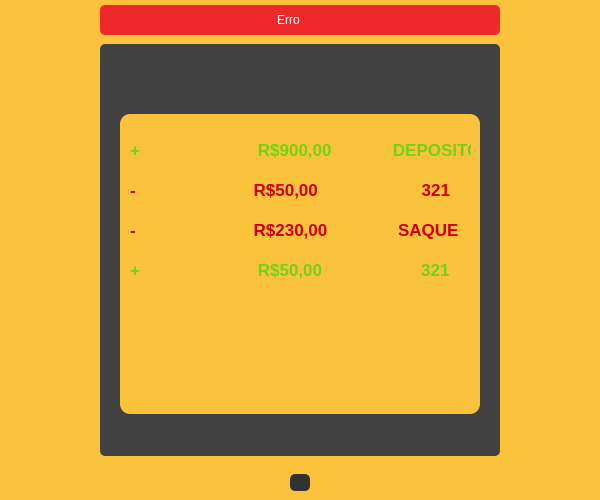
<?xml version="1.0" encoding="UTF-8"?>
<ui version="4.0">
 <class>MainWindow</class>
 <widget class="QMainWindow" name="MainWindow">
  <property name="geometry">
   <rect>
    <x>0</x>
    <y>0</y>
    <width>600</width>
    <height>500</height>
   </rect>
  </property>
  <property name="minimumSize">
   <size>
    <width>600</width>
    <height>500</height>
   </size>
  </property>
  <property name="windowTitle">
   <string>Histórico</string>
  </property>
  <property name="windowIcon">
   <iconset resource="file_rc.qrc">
    <normaloff>:/Icon/src/img/icon.ico</normaloff>:/Icon/src/img/icon.ico</iconset>
  </property>
  <property name="styleSheet">
   <string notr="true">background-color: rgb(251, 195, 60);</string>
  </property>
  <widget class="QWidget" name="centralwidget">
   <layout class="QVBoxLayout" name="verticalLayout">
    <property name="spacing">
     <number>0</number>
    </property>
    <property name="leftMargin">
     <number>0</number>
    </property>
    <property name="topMargin">
     <number>0</number>
    </property>
    <property name="rightMargin">
     <number>0</number>
    </property>
    <property name="bottomMargin">
     <number>0</number>
    </property>
    <item>
     <widget class="QFrame" name="frame_topbar">
      <property name="maximumSize">
       <size>
        <width>16777215</width>
        <height>35</height>
       </size>
      </property>
      <property name="styleSheet">
       <string notr="true"/>
      </property>
      <property name="frameShape">
       <enum>QFrame::NoFrame</enum>
      </property>
      <property name="frameShadow">
       <enum>QFrame::Raised</enum>
      </property>
      <layout class="QHBoxLayout" name="horizontalLayout_2">
       <property name="spacing">
        <number>0</number>
       </property>
       <property name="leftMargin">
        <number>0</number>
       </property>
       <property name="topMargin">
        <number>5</number>
       </property>
       <property name="rightMargin">
        <number>0</number>
       </property>
       <property name="bottomMargin">
        <number>0</number>
       </property>
       <item>
        <widget class="QFrame" name="frame_erro">
         <property name="maximumSize">
          <size>
           <width>400</width>
           <height>16777215</height>
          </size>
         </property>
         <property name="styleSheet">
          <string notr="true">background-color: rgb(239, 41, 41);
border-radius: 5px;

</string>
         </property>
         <property name="frameShape">
          <enum>QFrame::StyledPanel</enum>
         </property>
         <property name="frameShadow">
          <enum>QFrame::Raised</enum>
         </property>
         <layout class="QHBoxLayout" name="horizontalLayout_3">
          <property name="spacing">
           <number>3</number>
          </property>
          <property name="leftMargin">
           <number>10</number>
          </property>
          <property name="topMargin">
           <number>3</number>
          </property>
          <property name="rightMargin">
           <number>10</number>
          </property>
          <property name="bottomMargin">
           <number>3</number>
          </property>
          <item>
           <widget class="QLabel" name="label_erro">
            <property name="styleSheet">
             <string notr="true">color:white;</string>
            </property>
            <property name="text">
             <string>Erro</string>
            </property>
            <property name="alignment">
             <set>Qt::AlignCenter</set>
            </property>
           </widget>
          </item>
          <item>
           <widget class="QPushButton" name="btn_x">
            <property name="maximumSize">
             <size>
              <width>20</width>
              <height>20</height>
             </size>
            </property>
            <property name="styleSheet">
             <string notr="true">QPushButton{
	border-radius: 5px;
	background-image: url(:/Close_image/src/img/cil-x.png);
	background-position: center;
}

QPushButton:hover{
	color: rgb(238, 238, 236);
	background-color: rgb(50, 50, 50);
}

QPushButton:pressed{
	color: rgb(238, 238, 236);
	background-color: rgb(35, 35, 35);
}</string>
            </property>
            <property name="text">
             <string/>
            </property>
           </widget>
          </item>
         </layout>
        </widget>
       </item>
      </layout>
     </widget>
    </item>
    <item>
     <widget class="QFrame" name="frame_content">
      <property name="styleSheet">
       <string notr="true"/>
      </property>
      <property name="frameShape">
       <enum>QFrame::NoFrame</enum>
      </property>
      <property name="frameShadow">
       <enum>QFrame::Raised</enum>
      </property>
      <layout class="QHBoxLayout" name="horizontalLayout">
       <item>
        <widget class="QFrame" name="frame_center">
         <property name="minimumSize">
          <size>
           <width>0</width>
           <height>0</height>
          </size>
         </property>
         <property name="maximumSize">
          <size>
           <width>400</width>
           <height>500</height>
          </size>
         </property>
         <property name="styleSheet">
          <string notr="true">QFrame{
	background-color: rgb(65, 65, 65);
	border-radius: 5px;
}
</string>
         </property>
         <property name="frameShape">
          <enum>QFrame::NoFrame</enum>
         </property>
         <property name="frameShadow">
          <enum>QFrame::Raised</enum>
         </property>
         <widget class="QFrame" name="frame_logo">
          <property name="geometry">
           <rect>
            <x>20</x>
            <y>5</y>
            <width>360</width>
            <height>50</height>
           </rect>
          </property>
          <property name="styleSheet">
           <string notr="true">background-image: url(:/Logo_nav/src/img/logo_nav.png);
background-position: center;
background-repeat: no-repeat;
border: 0px;
border-radius: 5px;R</string>
          </property>
          <property name="frameShape">
           <enum>QFrame::StyledPanel</enum>
          </property>
          <property name="frameShadow">
           <enum>QFrame::Raised</enum>
          </property>
         </widget>
         <widget class="QFrame" name="frame_card">
          <property name="geometry">
           <rect>
            <x>20</x>
            <y>70</y>
            <width>360</width>
            <height>300</height>
           </rect>
          </property>
          <property name="styleSheet">
           <string notr="true">QFrame{
	background-color: rgb(251, 195, 60);
	border-radius: 10px;
}</string>
          </property>
          <property name="frameShape">
           <enum>QFrame::StyledPanel</enum>
          </property>
          <property name="frameShadow">
           <enum>QFrame::Raised</enum>
          </property>
          <widget class="QLabel" name="label_despesa_2">
           <property name="geometry">
            <rect>
             <x>10</x>
             <y>20</y>
             <width>341</width>
             <height>31</height>
            </rect>
           </property>
           <property name="font">
            <font>
             <pointsize>13</pointsize>
             <weight>75</weight>
             <bold>true</bold>
            </font>
           </property>
           <property name="styleSheet">
            <string notr="true">color: rgb(115, 210, 22);</string>
           </property>
           <property name="text">
            <string>+                         R$900,00             DEPOSITO</string>
           </property>
          </widget>
          <widget class="QLabel" name="label_despesa_3">
           <property name="geometry">
            <rect>
             <x>10</x>
             <y>60</y>
             <width>341</width>
             <height>31</height>
            </rect>
           </property>
           <property name="font">
            <font>
             <pointsize>13</pointsize>
             <weight>75</weight>
             <bold>true</bold>
            </font>
           </property>
           <property name="styleSheet">
            <string notr="true">color: rgb(204, 0, 0);</string>
           </property>
           <property name="text">
            <string>-                         R$50,00                      321</string>
           </property>
          </widget>
          <widget class="QLabel" name="label_despesa_4">
           <property name="geometry">
            <rect>
             <x>10</x>
             <y>100</y>
             <width>341</width>
             <height>31</height>
            </rect>
           </property>
           <property name="font">
            <font>
             <pointsize>13</pointsize>
             <weight>75</weight>
             <bold>true</bold>
            </font>
           </property>
           <property name="styleSheet">
            <string notr="true">color: rgb(204, 0, 0);</string>
           </property>
           <property name="text">
            <string>-                         R$230,00               SAQUE</string>
           </property>
          </widget>
          <widget class="QLabel" name="label_despesa_5">
           <property name="geometry">
            <rect>
             <x>10</x>
             <y>140</y>
             <width>341</width>
             <height>31</height>
            </rect>
           </property>
           <property name="font">
            <font>
             <pointsize>13</pointsize>
             <weight>75</weight>
             <bold>true</bold>
            </font>
           </property>
           <property name="styleSheet">
            <string notr="true">color: rgb(115, 210, 22);</string>
           </property>
           <property name="text">
            <string>+                         R$50,00                     321</string>
           </property>
          </widget>
         </widget>
        </widget>
       </item>
      </layout>
     </widget>
    </item>
    <item>
     <widget class="QFrame" name="frame_bottom">
      <property name="maximumSize">
       <size>
        <width>16777215</width>
        <height>35</height>
       </size>
      </property>
      <property name="styleSheet">
       <string notr="true"/>
      </property>
      <property name="frameShape">
       <enum>QFrame::NoFrame</enum>
      </property>
      <property name="frameShadow">
       <enum>QFrame::Raised</enum>
      </property>
      <layout class="QHBoxLayout" name="horizontalLayout_4">
       <item>
        <widget class="QPushButton" name="btn_back">
         <property name="maximumSize">
          <size>
           <width>20</width>
           <height>20</height>
          </size>
         </property>
         <property name="styleSheet">
          <string notr="true">QPushButton{
	background-color: rgb(50, 50, 50);
	background-image: url(:/Back_image/src/img/back.png);
	border-radius: 5px;
	background-position: center;
}

QPushButton:hover{
	color: rgb(238, 238, 236);
	background-color: rgb(65, 65, 65);
}

QPushButton:pressed{
	color: rgb(238, 238, 236);
	background-color: rgb(35, 35, 35);
}</string>
         </property>
         <property name="text">
          <string/>
         </property>
        </widget>
       </item>
      </layout>
     </widget>
    </item>
   </layout>
  </widget>
  <widget class="QMenuBar" name="menubar">
   <property name="geometry">
    <rect>
     <x>0</x>
     <y>0</y>
     <width>600</width>
     <height>27</height>
    </rect>
   </property>
  </widget>
 </widget>
 <resources>
  <include location="file_rc.qrc"/>
 </resources>
 <connections/>
</ui>
